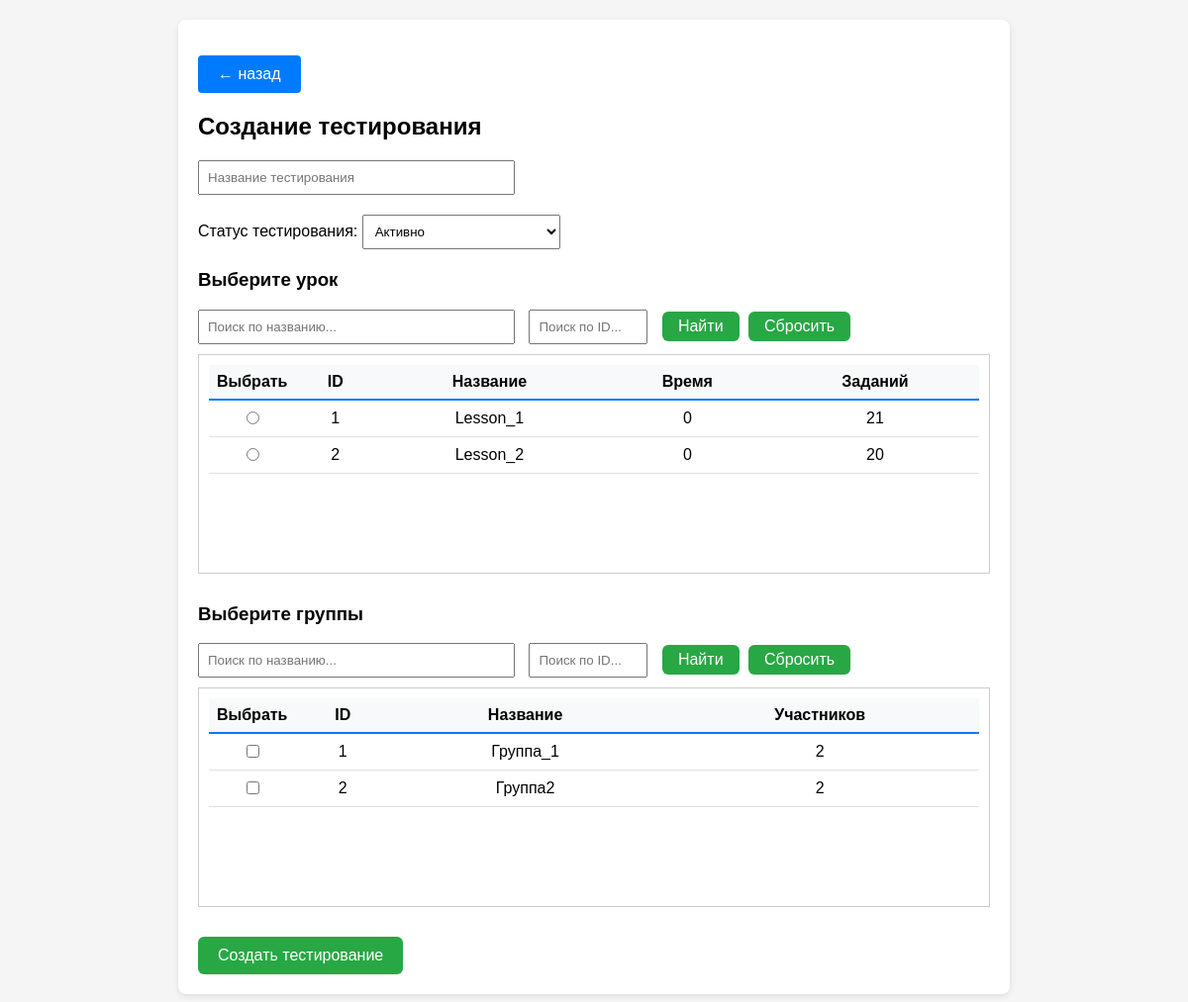
The app's page /dashboard/testing_management/testing_create (signed in), older data.
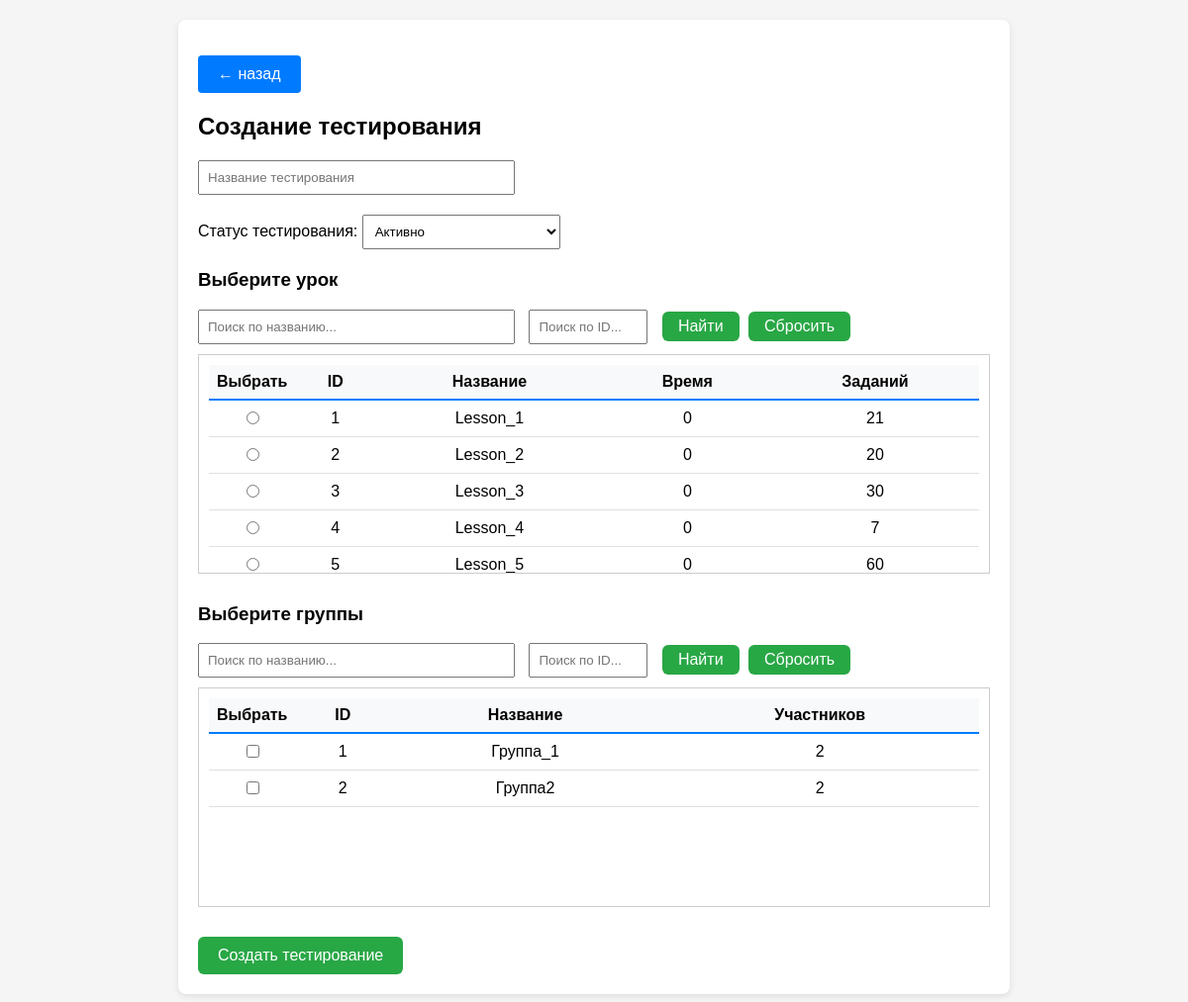
The same page, newer data.
### app.py (models this page shows, shortened)
class Lesson(db.Model):
    __tablename__ = 'Lessons'
    id = db.Column(db.Integer, primary_key=True)
    name = db.Column(db.String(64), unique=True, nullable=False)
    time = db.Column(db.Integer, nullable=False)
    price_correct = db.Column(db.Integer, default=1)
    price_wrong = db.Column(db.Integer, default=-1)
    questions = db.Column(db.JSON, nullable=False)

class Group(db.Model):
    __tablename__ = 'Groups'
    id = db.Column(db.Integer, primary_key=True)
    groupname = db.Column(db.String(64), unique=True, nullable=False)
    users = db.Column(db.JSON, nullable=False)

### app.py (the view, shortened to what this page needs)
@app.route('/dashboard/testing_management/testing_create', methods=['GET', 'POST'])
def testing_create():
    if not check_privileges():
        return redirect(url_for('ErAuth'))
    testing_names = [t.name for t in Testing.query.order_by(Testing.name).all()]
    groups = Group.query.order_by(Group.id).all()
    lessons = Lesson.query.order_by(Lesson.id).all()
    if request.method == 'GET':
        return render_template(mgn + 'testing_create.html', groups=groups, lessons=lessons, testing_names=testing_names)

### app.py (called while the page is built)
@login_manager.user_loader
def load_user(user_id):
    return User.query.get(int(user_id))

def check_privileges():
    curent_user = User.query.filter(
        User.username.ilike(
            session.get('curent_user')
        )
    ).first()
    print("DEBUD: curent user is",curent_user)
    print("DEBUG: curent user privileges -",curent_user.is_admin)
    if not curent_user or not curent_user.is_admin:
        return False
    else:
        return True

    def __repr__(self):
        return f'<User {self.username}>'

    @property
    def is_admin(self):
        return self.privileges

### templates/templateM/testing_create.html (shortened to what this page needs)
{% extends 'base.html' %}
{% block content %}
<p><a href="{{ url_for('testing_management') }}" class="btn">← назад</a></p>
<h2>Создание тестирования</h2>
<form id="testingForm" method="post">
    <section>
        <div style="margin: 20px 0;">
          <input type="text" name="testing_name" id="nemeTesting" placeholder="Название тестирования"
                 style="padding: 8px; width: 300px;">
        </div>
    </section>
    <div style="margin: 20px 0;">
        <label for="status">Статус тестирования:</label>
        <select name="status" id="status" style="padding: 8px; width: 200px;">
            <option value="active" selected>Активно</option>
        </select>
    </div>
    <h3>Выберите урок</h3>
    <div style="margin: 10px 0;">
        <input type="text" id="searchLessonName" placeholder="Поиск по названию..."
               style="padding: 8px; width: 300px;">
        <input type="text" id="searchLessonID" placeholder="Поиск по ID..."
               style="padding: 8px; width: 100px; margin-left: 10px;">
        <button type="button" onclick="searchLessons()" style="padding: 6px 16px; margin-left: 10px;">
            Найти
        </button>
        <button type="button" onclick="clearLessonSearch()" style="padding: 6px 16px; margin-left: 5px;">
            Сбросить
        </button>
    </div>
    <div style="border: 1px solid #ccc; padding: 10px; height: 200px; overflow-y: auto; margin-bottom: 30px;">
        <table style="width: 100%;">
            <thead>
                <tr>
                    <th style="width: 50px;">Выбрать</th>
                    <th>ID</th>
                    <th>Название</th>
                    <th>Время</th>
                    <th>Заданий</th>
                </tr>
            </thead>
            <tbody id="lessonsTableBody">
                {% for l in lessons %}
                <tr class="lesson-select-row">
                    <td><input type="radio" name="lesson_id" class="lesson-radio" value="{{ l.id }}"></td>
                    <td>{{ l.id }}</td>
                    <td>{{ l.name }}</td>
                    <td>{{ l.time }}</td>
                    <td>{{ l.questions|length }}</td>
                </tr>
                {% endfor %}
            </tbody>
        </table>
    </div>
    <h3>Выберите группы</h3>
    <div style="margin: 10px 0;">
        <input type="text" id="searchGroupName" placeholder="Поиск по названию..."
               style="padding: 8px; width: 300px;">
        <input type="text" id="searchGroupID" placeholder="Поиск по ID..."
               style="padding: 8px; width: 100px; margin-left: 10px;">
        <button type="button" onclick="searchGroups()" style="padding: 6px 16px; margin-left: 10px;">
            Найти
        </button>
        <button type="button" onclick="clearGroupSearch()" style="padding: 6px 16px; margin-left: 5px;">
            Сбросить
        </button>
    </div>
    <div style="border: 1px solid #ccc; padding: 10px; height: 200px; overflow-y: auto; margin-bottom: 30px;">
        <table style="width: 100%;">
            <thead>
                <tr>
                    <th style="width: 50px;">Выбрать</th>
                    <th>ID</th>
                    <th>Название</th>
                    <th>Участников</th>
                </tr>
            </thead>
            <tbody id="groupsTableBody">
                {% for g in groups %}
                <tr class="group-select-row">
                    <td><input type="checkbox" class="group-checkbox" value="{{ g.id }}"></td>
                    <td>{{ g.id }}</td>
                    <td>{{ g.groupname }}</td>
                    <td>{{ g.users|length }}</td>
                </tr>
                {% endfor %}
            </tbody>
        </table>
    </div>
    <button type="button" onclick="prepareAndSubmit()">Создать тестирование</button>
</form>
{% endblock %}
{% set show_footer = False %}

Row changes from the older to the newer data that the page shows:
added Lesson: id "3", name "Lesson_3", time "0", questions|length "30"
added Lesson: id "4", name "Lesson_4", time "0", questions|length "7"
added Lesson: id "5", name "Lesson_5", time "0", questions|length "60"
